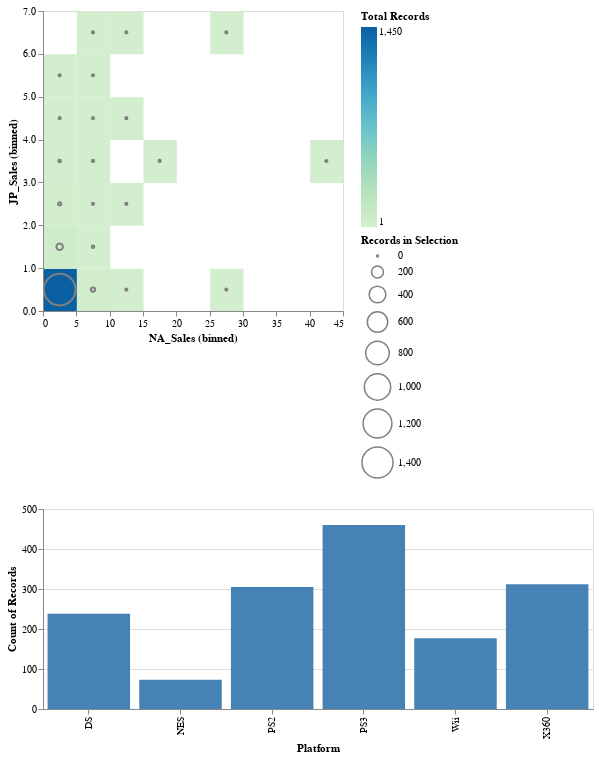

Notebook cell for this chart:
### Code cell
# NOT IN LOG SCALE (INTERACTIVE)

import altair as alt

pts = alt.selection_point(encodings=['x'])  

rect = alt.Chart(sampled_vg_data).mark_rect().encode(
    alt.X('NA_Sales:Q', bin=True), 
    alt.Y('JP_Sales:Q', bin=True), 
    alt.Color('count()').scale(scheme='greenblue').title('Total Records'), 
).add_selection(pts)

circ = rect.mark_point().encode(
    alt.ColorValue('grey'),
    alt.Size('count()').title('Records in Selection')
).transform_filter(
    pts
)

bar = alt.Chart(sampled_vg_data).mark_bar().encode(
    x='Platform:N',  
    y='count()',     
    color=alt.condition(pts, alt.ColorValue('steelblue'), alt.ColorValue('grey'))  
).properties(
    width=550,
    height=200
).add_params(pts)


alt.vconcat(
    rect + circ,  
    bar           
).resolve_legend(
    color="independent",
    size="independent"
)

### Figure 1 — Vega-Lite specification as saved in the notebook (floating-point values rounded to 4 significant figures; data arrays with more than 128 entries replaced by an {"elided": "..."} marker saying what was removed)
{"config": {"view": {"continuousWidth": 300, "continuousHeight": 300}}, "vconcat": [{"layer": [{"mark": {"type": "rect"}, "encoding": {"color": {"aggregate": "count", "scale": {"scheme": "greenblue"}, "title": "Total Records", "type": "quantitative"}, "x": {"bin": true, "field": "NA_Sales", "type": "quantitative"}, "y": {"bin": true, "field": "JP_Sales", "type": "quantitative"}}, "name": "view_4"}, {"mark": {"type": "point"}, "encoding": {"color": {"value": "grey"}, "size": {"aggregate": "count", "title": "Records in Selection", "type": "quantitative"}, "x": {"bin": true, "field": "NA_Sales", "type": "quantitative"}, "y": {"bin": true, "field": "JP_Sales", "type": "quantitative"}}, "transform": [{"filter": {"param": "param_8"}}]}]}, {"mark": {"type": "bar"}, "encoding": {"color": {"condition": {"param": "param_8", "value": "steelblue"}, "value": "grey"}, "x": {"field": "Platform", "type": "nominal"}, "y": {"aggregate": "count", "type": "quantitative"}}, "height": 200, "name": "view_5", "width": 550}], "data": {"name": "data-3a1c10f53d5749c0a4428b4d5c38e817"}, "params": [{"name": "param_8", "select": {"type": "point", "encodings": ["x"]}, "views": ["view_4", "view_5"]}], "resolve": {"legend": {"color": "independent", "size": "independent"}}, "$schema": "https://vega.github.io/schema/vega-lite/v5.20.1.json", "datasets": {"data-3a1c10f53d5749c0a4428b4d5c38e817": {"elided": "1565 records"}}}
